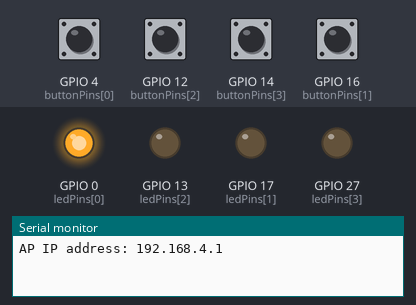
A sketch run on a simulated ESP32. Parts: output pins drawn as LEDs (lit = HIGH), the last lines printed to the serial monitor. The inputs (shaded band) are chosen by the test bench; at power-on: GPIO 4 (buttonPins[0]), GPIO 12 (buttonPins[2]), GPIO 14 (buttonPins[3]), GPIO 16 (buttonPins[1]) HIGH.

Above: at 1.2 s.
1.3 s: GPIO 4 (buttonPins[0]) pulled LOW for 0.15 s
At 2.4 s:
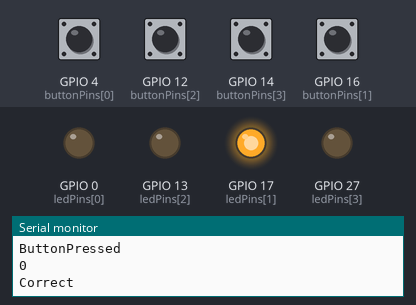
At 5.1 s:
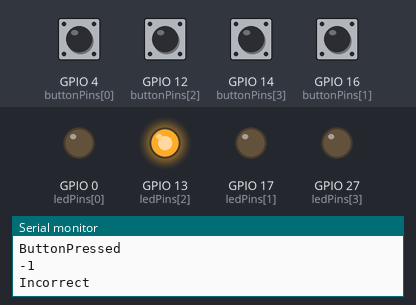
Timing chart, 0 to 10.4 s (numbered marks = the images above; inputs shaded):
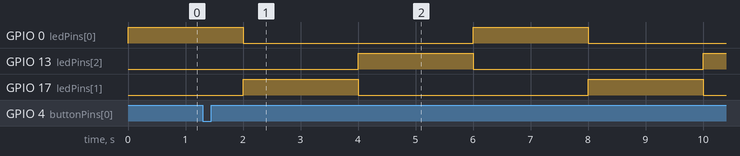

The sketch:

sketch.ino
```cpp
#include "esp_timer.h"
#include "driver/gpio.h"
#include <ArduinoJson.h>
#include <ESPAsyncWebServer.h>
#include <Arduino.h>
#include <WiFi.h>

const uint8_t buttonPins[] = { 4, 16, 12, 14 };
const uint8_t ledPins[] = { 0, 17, 13, 27 };
const int POSITIONS_QUANTITY = 4;
int buttonPressed = -1;
int currentPos = 0;
// This is the time player has to punch the chosen position
int waitTime = 2;
bool usePattern = true;
int pattern[] = { 0, 1, 2, -1, -1, -1, -1, -1, -1, -1 };
int currentPatternPos = 0;
bool reloadingPattern = false;

const char *ssid = "Boxing game";
const char *password = "123456789";

AsyncWebServer server(80);

void IRAM_ATTR pushButton0() {
  buttonPressed = 0;
}

void IRAM_ATTR pushButton1() {
  buttonPressed = 1;
}

void IRAM_ATTR pushButton2() {
  buttonPressed = 2;
}

void IRAM_ATTR pushButton3() {
  buttonPressed = 3;
}

void decodePattern(String input) {
  int start = 1;
  int index = 0;

  if(input.length() == 2){
    usePattern = false;
  }else{
    usePattern = true;
  }

  Serial.println("Pattern:");
  for (int i = 1; i < input.length(); i++) {
    if (input[i] == ',' || i == (input.length() - 1)) {
      String numberStr = input.substring(start, i);
      Serial.println(numberStr);
      pattern[index] = numberStr.toInt();
      index++;
      start = i + 1;
    }
  }
}

// Return a random position for the user to push
int randomPosition() {
  int buf = 0;
  esp_fill_random(&buf, sizeof(buf));
  int pos = buf % POSITIONS_QUANTITY;
  if (pos < 0) {
    pos = pos * -1;
  }
  return (pos);
}

void blinkRandom() {
  currentPos = randomPosition();
  digitalWrite(ledPins[currentPos], HIGH);
}

void blink() {
  if (!reloadingPattern) {
    digitalWrite(ledPins[pattern[currentPatternPos]], HIGH);
    //Serial.println(pattern[currentPatternPos]);
    currentPos=pattern[currentPatternPos];
    currentPatternPos++;
    // -1 represents the end of the pattern too
    if (currentPatternPos >= (sizeof(pattern) / sizeof(int)) || pattern[currentPatternPos] == -1) {
      currentPatternPos = 0;
    }
  }
}

void resetLeds() {
  for (int i = 0; i < POSITIONS_QUANTITY; i++) {
    digitalWrite(ledPins[i], LOW);
  }
}

void setup() {
  Serial.begin(9600);
  for (int i = 0; i < 4; i++) {
    pinMode(ledPins[i], OUTPUT);
    pinMode(buttonPins[i], INPUT_PULLUP);
  }

  attachInterrupt(buttonPins[0], pushButton0, FALLING);
  attachInterrupt(buttonPins[1], pushButton1, FALLING);
  attachInterrupt(buttonPins[2], pushButton2, FALLING);
  attachInterrupt(buttonPins[3], pushButton3, FALLING);

  WiFi.softAP(ssid, password);
  IPAddress IP = WiFi.softAPIP();
  Serial.print("AP IP address: ");
  Serial.println(IP);

  server.on(
    "/combination", HTTP_POST, [](AsyncWebServerRequest *request) {}, nullptr, [](AsyncWebServerRequest *request, uint8_t *data, size_t len, size_t index, size_t total) {
      reloadingPattern = true;
      StaticJsonDocument<200> jsonDoc;
      DeserializationError error = deserializeJson(jsonDoc, data);

      if (error) {
        request->send(400, "application/json", "{\"status\":\"Invalid JSON\"}");
        return;
      }

      String response = jsonDoc["value"].as<String>();
      decodePattern(response);

      request->send(200, "application/json", "{\"status\":\"success\"}");
      reloadingPattern = false;
    });

  server.on(
    "/speed", HTTP_POST, [](AsyncWebServerRequest *request) {}, nullptr, [](AsyncWebServerRequest *request, uint8_t *data, size_t len, size_t index, size_t total) {
      StaticJsonDocument<200> jsonDoc;
      DeserializationError error = deserializeJson(jsonDoc, data);

      if (error) {
        request->send(400, "application/json", "{\"status\":\"Invalid JSON\"}");
        return;
      }

      String response = jsonDoc["value"].as<String>();
      waitTime = response.toInt();
      // Values received come from 0 to 100
      waitTime = waitTime / 10;

      Serial.println(waitTime);
      request->send(200, "application/json", "{\"status\":\"success\"}");
    });

  server.begin();
}

void loop() {
  if (!usePattern) {
    blinkRandom();
    delay(waitTime * 1000);
    resetLeds();
  } else {
    blink();
    delay(waitTime * 1000);
    resetLeds();
  }
  Serial.println("Current Pos: ");
  Serial.println(currentPos);
  Serial.println("ButtonPressed");
  Serial.println(buttonPressed);
  if (buttonPressed == currentPos) {
    Serial.println("Correct");
  } else {
    Serial.println("Incorrect");
  }
  buttonPressed = -1;
}
```

Measured:
- by itself, GPIO 17 (ledPins[1]): alternates HIGH for 2.0 s and LOW for 4.0 s
